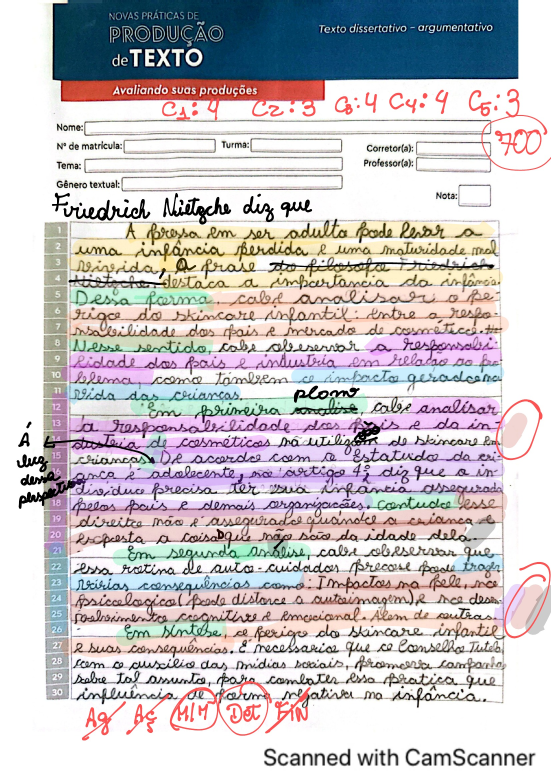
#> input picture backend/notamil-backend/scripts/ab_tests/ocr_samples/Aluna Júlia -1.jpg, 1653 x 2339 px (shown at 1/3 size)
$ python -i ocr.py   (imports and definitions only)
#> lines starting #> are read from the running program, lines starting #| are printed output that depends on the picture
#> in transcribe_with_quality_check, image is the input picture: PIL image 1653x2339 RGB; mean R, G, B 201.6, 197.1, 200.5
"""OCR via Claude Sonnet 4.6 multimodal + checks de qualidade da foto.

Distinto do pipeline OCR de produção (Cloud Vision + 3 imagens enhanced
+ Opus). Aqui é fluxo de aluno via celular, simples e barato:
- 1 imagem
- Sonnet 4.6 (5x mais barato que Opus)
- Sem JSONProcessor estruturado (texto puro)

Quality checks executam ANTES de chamar a API: foto escura/borrada/curta
demais é rejeitada localmente, evitando gasto.
"""
from __future__ import annotations

import base64
import io
import os
from dataclasses import dataclass, asdict
from pathlib import Path
from typing import Any, Dict, List, Optional, Tuple

import numpy as np
from PIL import Image, ImageFilter, ImageOps


# ──────────────────────────────────────────────────────────────────────
# Quality thresholds (tunable via env)
# ──────────────────────────────────────────────────────────────────────

# Brilho médio em [0, 255]. Foto escura demais → não dá pra ler.
MIN_BRIGHTNESS = float(os.getenv("REDATO_OCR_MIN_BRIGHTNESS", "60"))

# Variance do filtro Laplaciano. Heurística clássica de blur:
# https://pyimagesearch.com/2015/09/07/blur-detection-with-opencv/
# Threshold calibrado em uso real (2026-04-27): foto HD de iPhone com
# papel pautado + caneta esferográfica + compressão WhatsApp dá
# laplacian_var ~70-90. 40 é piso conservador — borrada de verdade
# (mão tremida) fica < 30.
MIN_LAPLACIAN_VAR = float(os.getenv("REDATO_OCR_MIN_LAPLACIAN_VAR", "40"))

# Mínimo de chars transcritos. Foto que não pegou redação produz output
# tipo "[ilegível]" ou 1 linha curta.
MIN_TRANSCRIBED_CHARS = int(os.getenv("REDATO_OCR_MIN_CHARS", "50"))


@dataclass
class OcrResult:
    """Resultado do OCR + quality check."""
    text: str                       # texto transcrito (vazio se rejected)
    metrics: Dict[str, Any]         # brightness, laplacian_var, n_chars
    quality_issues: List[str]       # ["foto_escura", "foto_borrada", "texto_curto"]
    rejected: bool                  # True se algum issue impede pipeline


# ──────────────────────────────────────────────────────────────────────
# Quality checks — locais, sem API
# ──────────────────────────────────────────────────────────────────────

_LAPLACIAN_KERNEL = ImageFilter.Kernel(
    (3, 3),
    [0, 1, 0, 1, -4, 1, 0, 1, 0],
    scale=1, offset=0,
)


def _compute_metrics(image: Image.Image) -> Dict[str, float]:
    """Computa brightness médio + variance do Laplaciano em escala de cinza."""
    gray = image.convert("L")
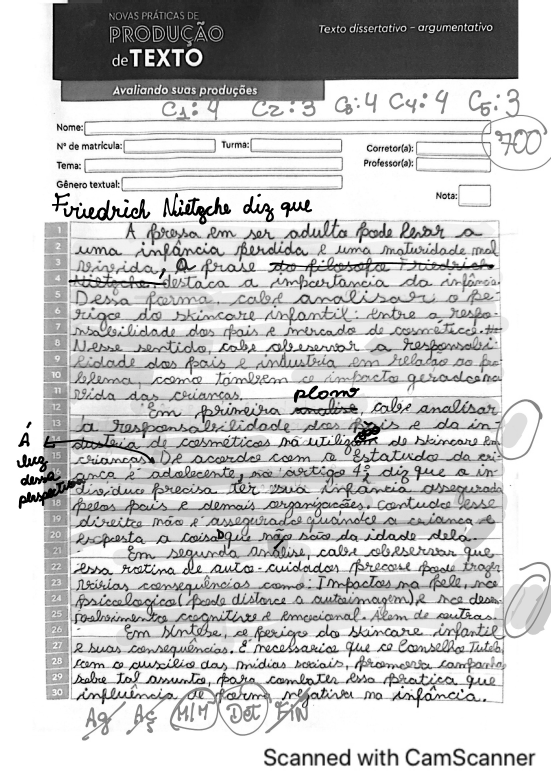
#> gray: PIL image 1653x2339 L (shown at 1/3 size); min 0, max 255, mean 198.8
    arr = np.asarray(gray, dtype=np.float32)
    brightness = float(arr.mean())
#> brightness = 198.8
    edges = gray.filter(_LAPLACIAN_KERNEL)
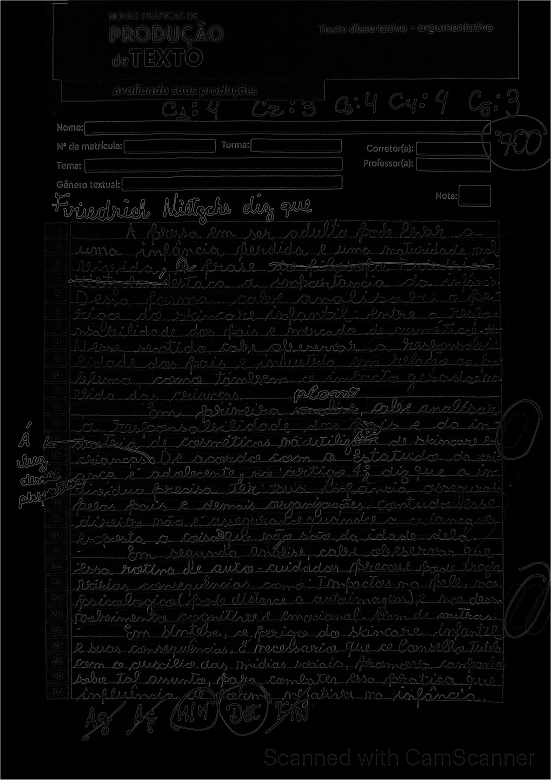
#> edges: PIL image 1653x2339 L (shown at 1/3 size); min 0, max 255, mean 6.9
    edge_arr = np.asarray(edges, dtype=np.float32)
    laplacian_var = float(edge_arr.var())
#> laplacian_var = 525.6
    return {
        "brightness": round(brightness, 2),
        "laplacian_var": round(laplacian_var, 2),
        "width": gray.width,
        "height": gray.height,
    }


def check_image_quality(image: Image.Image) -> Tuple[Dict[str, float], List[str]]:
    metrics = _compute_metrics(image)
#> metrics = {'brightness': 198.8, 'laplacian_var': 525.6, 'width': 1653, 'height': 2339}
    issues: List[str] = []
    if metrics["brightness"] < MIN_BRIGHTNESS:
        issues.append("foto_escura")
    if metrics["laplacian_var"] < MIN_LAPLACIAN_VAR:
        issues.append("foto_borrada")
    return metrics, issues


# ──────────────────────────────────────────────────────────────────────
# Claude OCR call
# ──────────────────────────────────────────────────────────────────────

_OCR_PROMPT = """\
Transcreva o que está escrito à mão (ou digitado) nesta foto de redação \
de aluno. Regras:

1. **A foto pode estar em qualquer orientação** (retrato, paisagem, \
de cabeça pra baixo, deitada). Identifique a orientação correta da \
escrita ANTES de transcrever — leia o texto na direção em que faz \
sentido como português.
2. Não corrija erros de gramática, ortografia ou pontuação — transcreva \
literalmente o que o aluno escreveu, mesmo se errado.
3. Se houver palavra ilegível, marque [ilegível] no lugar.
4. Se a foto não tem redação visível (capa do livro, página em branco, \
foto desfocada do teto), responda apenas: SEM_REDACAO.
5. Mantenha as quebras de parágrafo do original.
6. Não adicione comentário, cabeçalho ou rodapé seu — só o texto \
transcrito.
"""


# [5 lines left out: function _image_to_base64, not called in this run]


_DETECT_ROTATION_PROMPT = """\
Esta foto contém um texto manuscrito ou digitado. Em quantos graus eu \
preciso rotacionar a foto (sentido horário) pra que o texto fique \
legível na orientação normal de leitura (esquerda pra direita, topo \
para baixo)?

Responda APENAS um único número entre as opções: 0, 90, 180 ou 270.
- 0 = já está na orientação correta
- 90 = girar 90° horário
- 180 = girar 180° (de cabeça pra baixo)
- 270 = girar 270° horário (= 90° anti-horário)

Não escreva nada além do número.
"""


def _detect_rotation(image: Image.Image) -> int:
    """Pergunta a Sonnet qual rotação aplicar. Retorna 0/90/180/270.

    Default é Sonnet (mais confiável que Haiku em fotos com pouco
    contraste e letra cursiva). Override via REDATO_WHATSAPP_ROTATION_MODEL.
    Custo ~$0.005. Cai no fallback 0 se a resposta vier sem dígito.
    """
    import re as _re
    import anthropic
    client = anthropic.Anthropic(api_key=os.environ["ANTHROPIC_API_KEY"])
    model = os.getenv("REDATO_WHATSAPP_ROTATION_MODEL", "claude-sonnet-4-6")
    b64 = _image_to_base64(image)
    try:
        msg = client.messages.create(
            model=model,
            max_tokens=10,
            messages=[{
                "role": "user",
                "content": [
                    {"type": "image", "source": {"type": "base64",
                                                 "media_type": "image/jpeg",
                                                 "data": b64}},
                    {"type": "text", "text": _DETECT_ROTATION_PROMPT},
                ],
            }],
        )
        text = ""
        for block in msg.content:
            if getattr(block, "type", None) == "text":
                text += getattr(block, "text", "") or ""
        m = _re.search(r"\b(0|90|180|270)\b", text)
        return int(m.group(1)) if m else 0
    except Exception as exc:
        # Fallback silencioso: se Haiku falhar, segue sem rotação.
        import logging as _logging
        _logging.getLogger(__name__).warning(
            "Detector de rotação falhou (%r); usando 0°.", exc
        )
        return 0


# Limiar de [ilegível] que dispara fallback de rotação. Com >3 marcações,
# Haiku provavelmente errou a orientação OU a foto está realmente ruim —
# vale a pena testar a rotação oposta antes de aceitar.
_MAX_ILEGIVEL_ANTES_DE_FALLBACK = int(os.getenv("REDATO_OCR_MAX_ILEGIVEL", "3"))


# [24 lines left out: function _call_sonnet_ocr, not called in this run]


def _ocr_quality_score(text: str) -> tuple[int, int]:
    """Retorna (n_ilegivel, len_text). Menor n_ilegivel = melhor."""
    return text.count("[ilegível]"), len(text)


def _claude_transcribe(image: Image.Image) -> str:
    """Pipeline: Haiku detecta rotação → Sonnet transcreve. Se transcrição
    tem muitos [ilegível], tenta rotação oposta (Haiku às vezes erra
    +90° vs -90°). Pega a melhor entre as candidatas.

    Custo no caso feliz: 1 Haiku + 1 Sonnet (~$0.006).
    Custo no caso ruim (foto difícil): 1 Haiku + 3 Sonnet (~$0.02).
    """
    rotation = _detect_rotation(image)
    # PIL.Image.rotate é anti-horário; negamos pra rotação horária.
    rot_img = image.rotate(-rotation, expand=True) if rotation else image

    text = _call_sonnet_ocr(rot_img)
    n_ileg, _ = _ocr_quality_score(text)

    if n_ileg <= _MAX_ILEGIVEL_ANTES_DE_FALLBACK:
        return text

    # Fallback: testa rotação oposta (rotation+180) e 0° (sem rotação).
    # Pega a que tem menos [ilegível]. Empate desempata por mais chars.
    candidates = [(rotation, text, n_ileg, len(text))]

    opposite = (rotation + 180) % 360
    rot_opp = image.rotate(-opposite, expand=True) if opposite else image
    text_opp = _call_sonnet_ocr(rot_opp)
    n_opp, _ = _ocr_quality_score(text_opp)
    candidates.append((opposite, text_opp, n_opp, len(text_opp)))

    if rotation != 0:
        text_zero = _call_sonnet_ocr(image)
        n_zero, _ = _ocr_quality_score(text_zero)
        candidates.append((0, text_zero, n_zero, len(text_zero)))

    # Ordena por (menor ilegível, maior len). Pega a melhor.
    candidates.sort(key=lambda c: (c[2], -c[3]))
    return candidates[0][1]


# ──────────────────────────────────────────────────────────────────────
# Entry point
# ──────────────────────────────────────────────────────────────────────

def transcribe_with_quality_check(image_path: Path | str) -> OcrResult:
    """Pipeline completo: abre imagem, valida qualidade, chama OCR.

    Quality issues que impedem pipeline (rejected=True):
    - foto_escura: brilho < threshold
    - foto_borrada: variance Laplaciano < threshold
    - sem_redacao: LLM detectou que não há redação
    - texto_curto: transcrição < MIN_TRANSCRIBED_CHARS

    Aplica `ImageOps.exif_transpose` antes de tudo: iPhone salva fotos
    com orientação na tag EXIF em vez de rotacionar os pixels — sem
    isso, redação tirada em paisagem chega de lado pro Claude e o OCR
    sai corrompido.
    """
    p = Path(image_path)
    image = Image.open(p)
    image = ImageOps.exif_transpose(image)  # normaliza rotação EXIF
    metrics, issues = check_image_quality(image)
#> issues = []

    # Rejeições locais antes de gastar API
    if "foto_escura" in issues or "foto_borrada" in issues:
        return OcrResult(
            text="",
            metrics=metrics,
            quality_issues=issues,
            rejected=True,
        )

    text = _claude_transcribe(image)

    if text.strip() == "SEM_REDACAO":
        issues.append("sem_redacao")
        return OcrResult(text="", metrics={**metrics, "n_chars": 0},
                         quality_issues=issues, rejected=True)

    n_chars = len(text)
    metrics["n_chars"] = n_chars
    if n_chars < MIN_TRANSCRIBED_CHARS:
        issues.append("texto_curto")
        return OcrResult(text=text, metrics=metrics,
                         quality_issues=issues, rejected=True)

    return OcrResult(text=text, metrics=metrics,
                     quality_issues=issues, rejected=False)


# [19 lines left out: function quality_issues_to_message, not called in this run]

#> (the run stopped early here; a loop or call above may not have finished)

$ run again, on backend/notamil-backend/scripts/ab_tests/ocr_samples/Arthur José 26_02.jpg
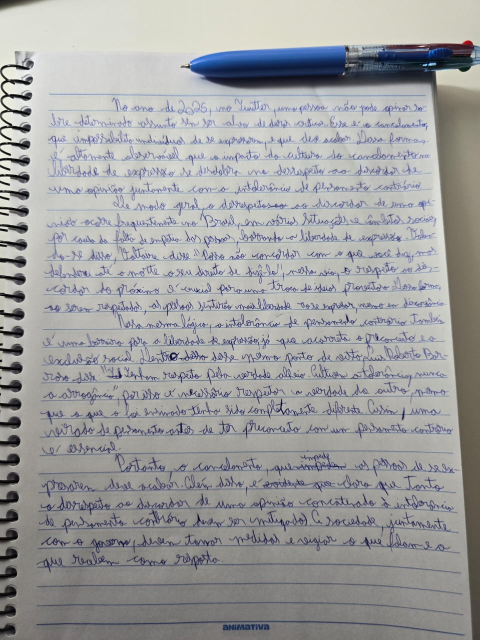
#> input picture backend/notamil-backend/scripts/ab_tests/ocr_samples/Arthur José 26_02.jpg, 960 x 1280 px (shown at 1/2 size)
#> in transcribe_with_quality_check, image is the input picture: PIL image 960x1280 RGB; mean R, G, B 159.3, 159.9, 160.1
#> in _compute_metrics, `gray = image.convert("L")`:
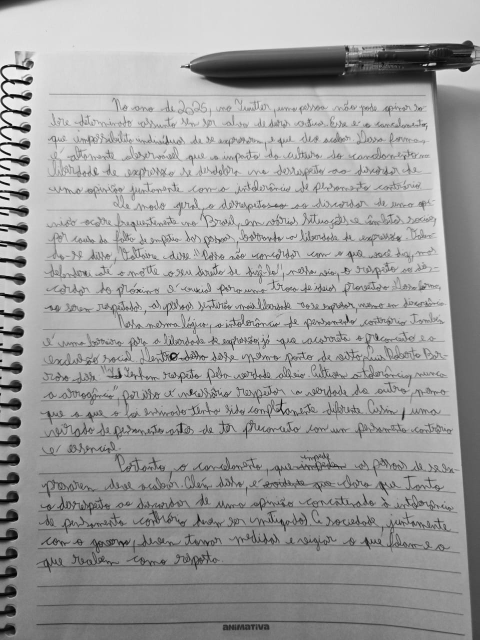
#> gray: PIL image 960x1280 L (shown at 1/2 size); min 0, max 255, mean 159.7
#> brightness = 159.7
#> in _compute_metrics, `edges = gray.filter(_LAPLACIAN_KERNEL)`:
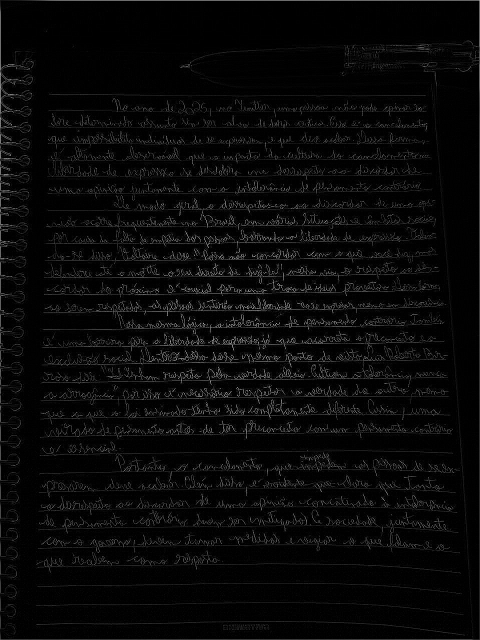
#> edges: PIL image 960x1280 L (shown at 1/2 size); min 0, max 255, mean 8.7
#> laplacian_var = 682.8
#> in check_image_quality, `metrics = _compute_metrics(image)`: metrics = {'brightness': 159.8, 'laplacian_var': 682.8, 'width': 960, 'height': 1280}
#> in transcribe_with_quality_check, `metrics, issues = check_image_quality(image)`: issues = []

$ run again, on backend/notamil-backend/scripts/ab_tests/ocr_samples/Carlos 02_08-1.jpg
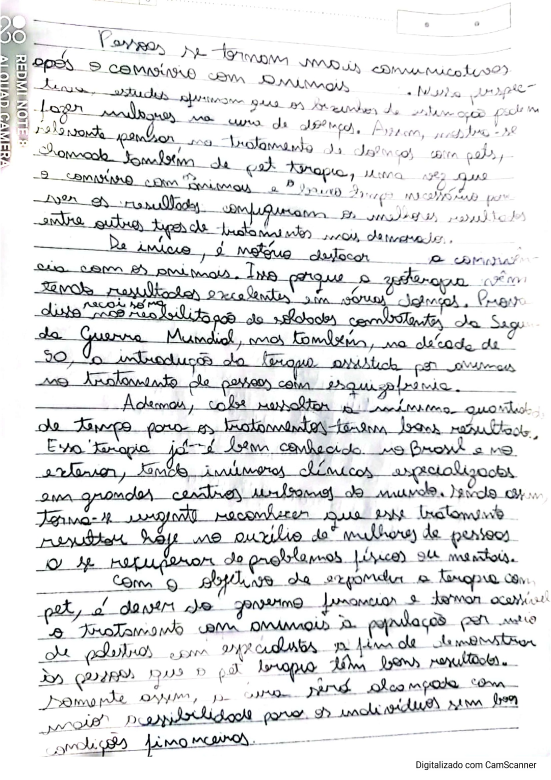
#> input picture backend/notamil-backend/scripts/ab_tests/ocr_samples/Carlos 02_08-1.jpg, 1653 x 2339 px (shown at 1/3 size)
#> in transcribe_with_quality_check, image is the input picture: PIL image 1653x2339 RGB; mean R, G, B 228.4, 229.3, 230
#> brightness = 229.1
#> in _compute_metrics, `edges = gray.filter(_LAPLACIAN_KERNEL)`:
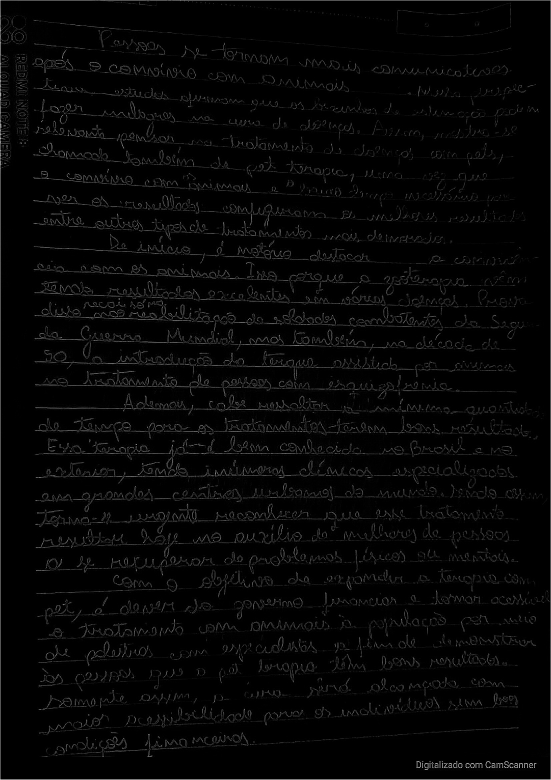
#> edges: PIL image 1653x2339 L (shown at 1/3 size); min 0, max 255, mean 6.2
#> laplacian_var = 523.8
#> in check_image_quality, `metrics = _compute_metrics(image)`: metrics = {'brightness': 229.1, 'laplacian_var': 523.8, 'width': 1653, 'height': 2339}
#> in transcribe_with_quality_check, `metrics, issues = check_image_quality(image)`: issues = []

$ run again, on backend/notamil-backend/scripts/ab_tests/ocr_samples/Carlos 05_12-1.jpg
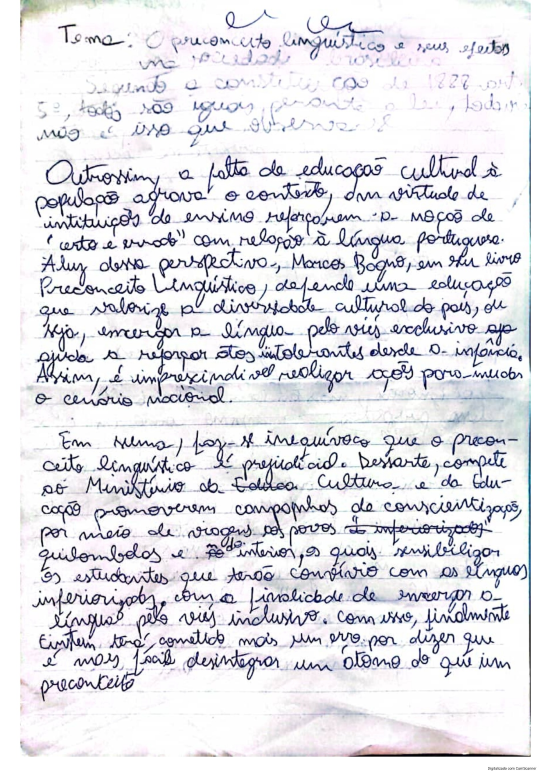
#> input picture backend/notamil-backend/scripts/ab_tests/ocr_samples/Carlos 05_12-1.jpg, 1653 x 2339 px (shown at 1/3 size)
#> in transcribe_with_quality_check, image is the input picture: PIL image 1653x2339 RGB; mean R, G, B 226.7, 226.4, 231.4
#> in _compute_metrics, `gray = image.convert("L")`:
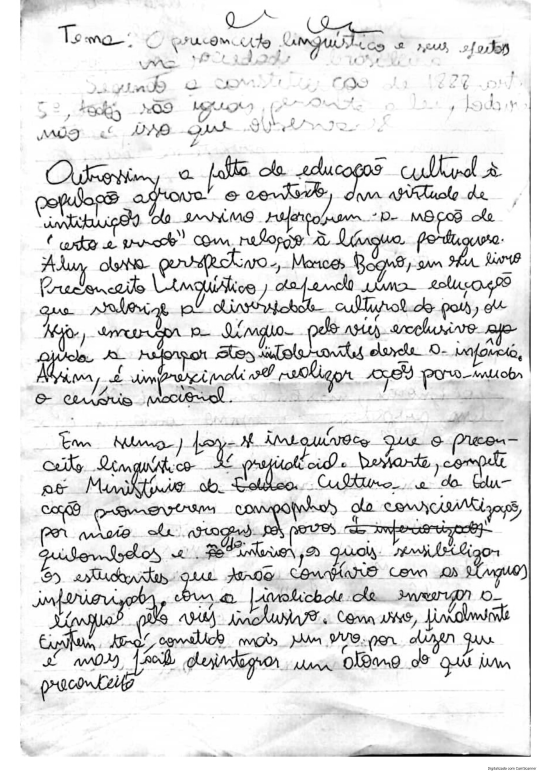
#> gray: PIL image 1653x2339 L (shown at 1/3 size); min 0, max 255, mean 227.1
#> brightness = 227.1
#> in _compute_metrics, `edges = gray.filter(_LAPLACIAN_KERNEL)`:
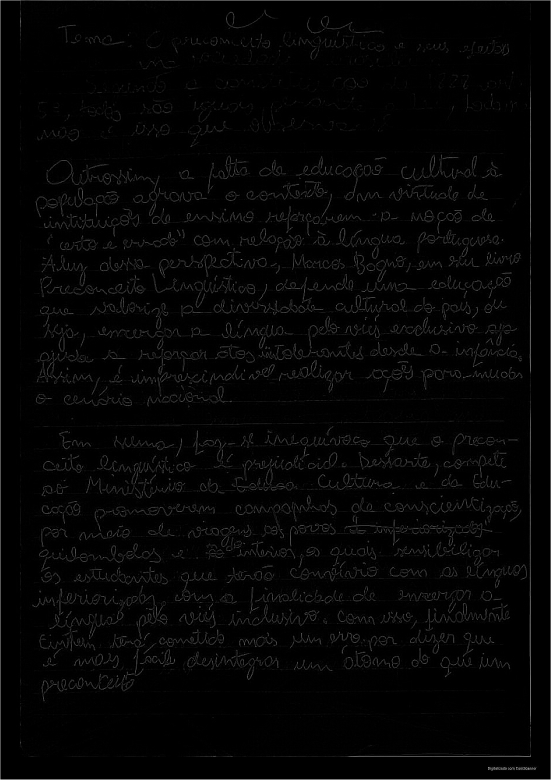
#> edges: PIL image 1653x2339 L (shown at 1/3 size); min 0, max 255, mean 4.9
#> laplacian_var = 357
#> in check_image_quality, `metrics = _compute_metrics(image)`: metrics = {'brightness': 227.1, 'laplacian_var': 357, 'width': 1653, 'height': 2339}
#> in transcribe_with_quality_check, `metrics, issues = check_image_quality(image)`: issues = []
